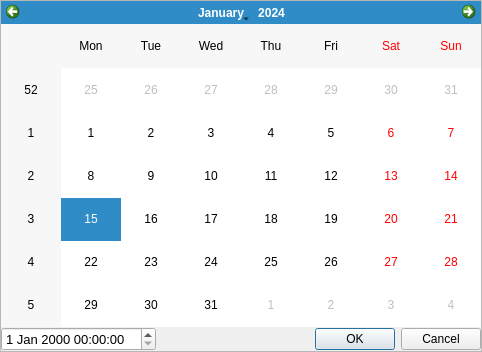
<?xml version="1.0" encoding="UTF-8"?>
<ui version="4.0">
 <class>MainWindow</class>
 <widget class="QMainWindow" name="MainWindow">
  <property name="geometry">
   <rect>
    <x>0</x>
    <y>0</y>
    <width>482</width>
    <height>352</height>
   </rect>
  </property>
  <property name="sizePolicy">
   <sizepolicy hsizetype="Fixed" vsizetype="Fixed">
    <horstretch>0</horstretch>
    <verstretch>0</verstretch>
   </sizepolicy>
  </property>
  <property name="maximumSize">
   <size>
    <width>482</width>
    <height>352</height>
   </size>
  </property>
  <property name="windowTitle">
   <string>MainWindow</string>
  </property>
  <widget class="QWidget" name="centralwidget">
   <property name="sizePolicy">
    <sizepolicy hsizetype="Fixed" vsizetype="Fixed">
     <horstretch>0</horstretch>
     <verstretch>0</verstretch>
    </sizepolicy>
   </property>
   <layout class="QGridLayout" name="gridLayout_2">
    <property name="leftMargin">
     <number>0</number>
    </property>
    <property name="topMargin">
     <number>0</number>
    </property>
    <property name="rightMargin">
     <number>0</number>
    </property>
    <property name="bottomMargin">
     <number>0</number>
    </property>
    <property name="spacing">
     <number>0</number>
    </property>
    <item row="0" column="0">
     <widget class="QFrame" name="frame">
      <property name="sizePolicy">
       <sizepolicy hsizetype="Expanding" vsizetype="Expanding">
        <horstretch>0</horstretch>
        <verstretch>0</verstretch>
       </sizepolicy>
      </property>
      <property name="frameShape">
       <enum>QFrame::StyledPanel</enum>
      </property>
      <property name="frameShadow">
       <enum>QFrame::Raised</enum>
      </property>
      <layout class="QGridLayout" name="gridLayout">
       <property name="leftMargin">
        <number>0</number>
       </property>
       <property name="topMargin">
        <number>0</number>
       </property>
       <property name="rightMargin">
        <number>0</number>
       </property>
       <property name="bottomMargin">
        <number>0</number>
       </property>
       <property name="spacing">
        <number>0</number>
       </property>
       <item row="3" column="3">
        <widget class="QDialogButtonBox" name="btn_confirma">
         <property name="sizePolicy">
          <sizepolicy hsizetype="Fixed" vsizetype="Fixed">
           <horstretch>0</horstretch>
           <verstretch>0</verstretch>
          </sizepolicy>
         </property>
         <property name="standardButtons">
          <set>QDialogButtonBox::Cancel|QDialogButtonBox::Ok</set>
         </property>
        </widget>
       </item>
       <item row="1" column="0" rowspan="2" colspan="4">
        <widget class="QCalendarWidget" name="calendario_wid">
         <property name="sizePolicy">
          <sizepolicy hsizetype="Preferred" vsizetype="Preferred">
           <horstretch>0</horstretch>
           <verstretch>0</verstretch>
          </sizepolicy>
         </property>
         <property name="maximumSize">
          <size>
           <width>482</width>
           <height>342</height>
          </size>
         </property>
        </widget>
       </item>
       <item row="3" column="0">
        <widget class="QDateTimeEdit" name="data_hora">
         <property name="sizePolicy">
          <sizepolicy hsizetype="Fixed" vsizetype="Fixed">
           <horstretch>0</horstretch>
           <verstretch>0</verstretch>
          </sizepolicy>
         </property>
         <property name="font">
          <font>
           <pointsize>10</pointsize>
          </font>
         </property>
        </widget>
       </item>
      </layout>
     </widget>
    </item>
   </layout>
  </widget>
 </widget>
 <resources/>
 <connections/>
</ui>
